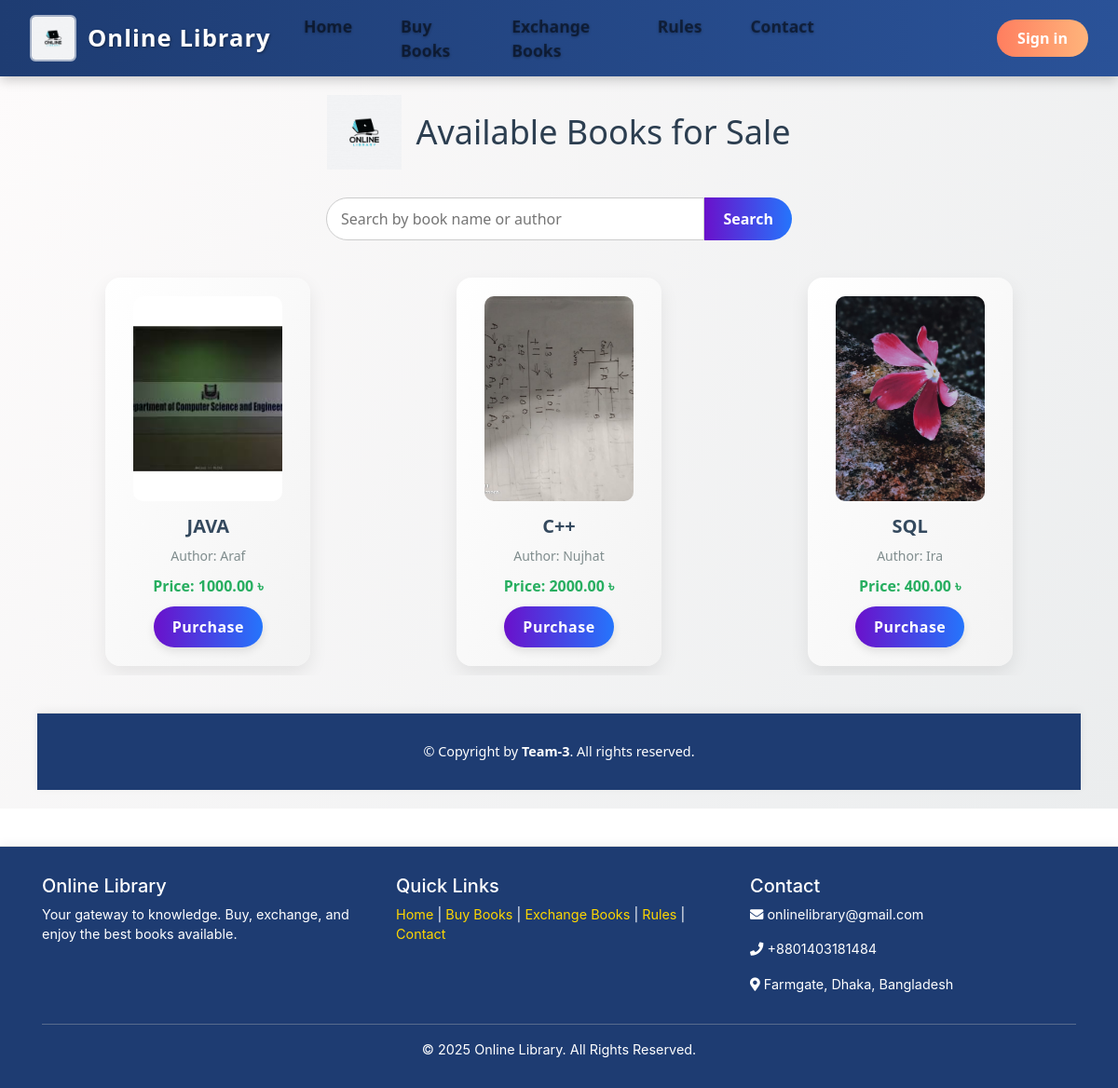
Page /sell/books/ on the earlier database version.
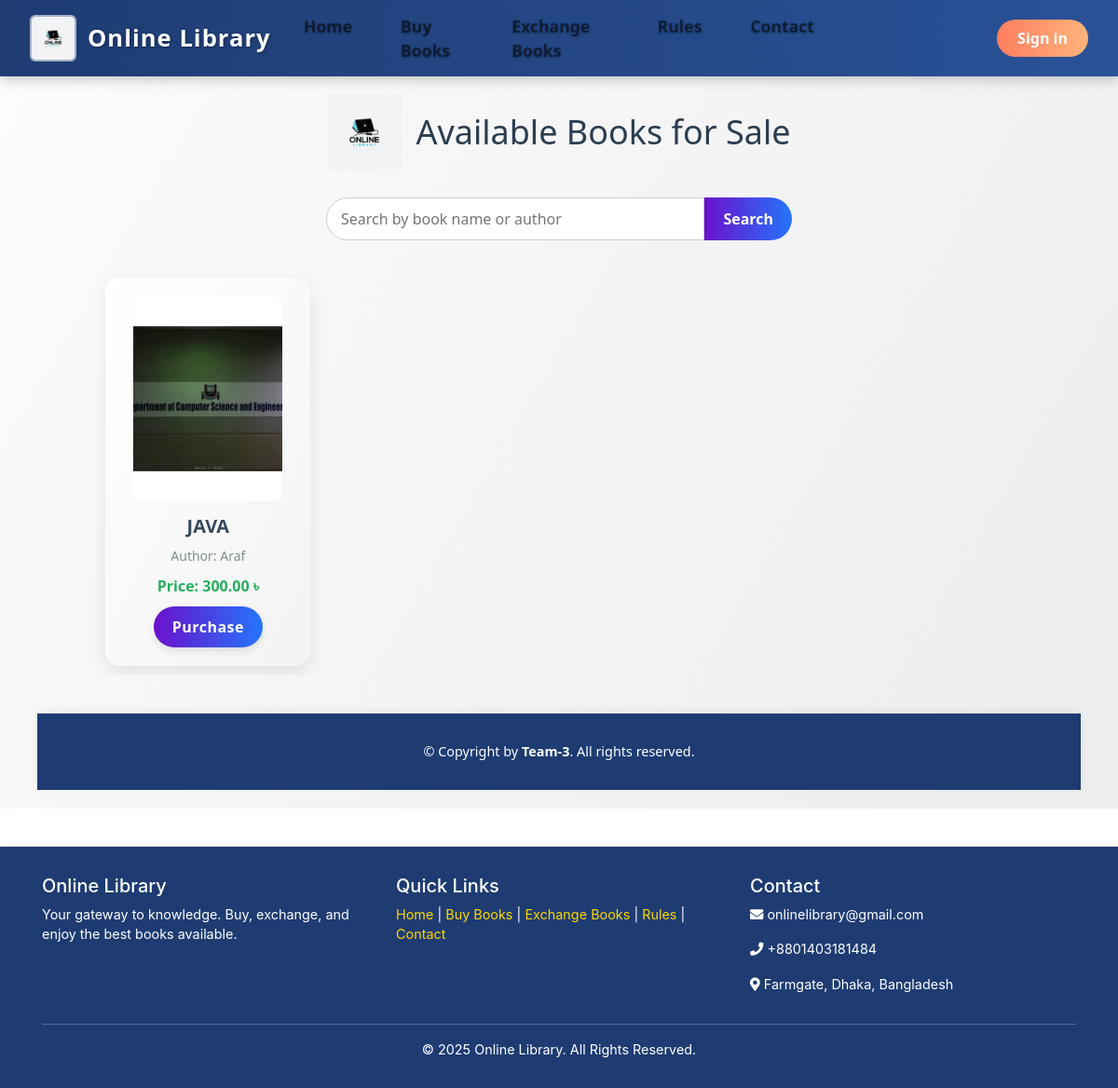
Same page on the later database version.
### sell_books/models.py (models this page shows, shortened)
class SellBook(models.Model):
    name = models.CharField(max_length=100, unique=True, blank=True, null=True)
    booktype = models.ForeignKey(BookType, on_delete=models.CASCADE)
    author = models.CharField(max_length=100, blank=True, null=True)
    price = models.DecimalField(max_digits=8, decimal_places=2)
    image = models.ImageField(upload_to='sell_book_images/', blank=True, null=True)

### sell_books/views.py (the view)
# urls.py: path('sell/books/', views.sell_book_list, name='sell-book-list'),
def sell_book_list(request):
    query = request.GET.get('q')
    if query:
        books = SellBook.objects.filter(name__icontains=query) | SellBook.objects.filter(author__icontains=query)
    else:
        books = SellBook.objects.all()
    return render(request, 'sellbooks/booklist.html', {'books': books})

### template/sellbooks/booklist.html (shortened to what this page needs)
{% extends "users/base.html" %}
{% block content %}
<div class="content-wrapper">
  <h1>
    <img src="{{ MEDIA_URL }}Image/Logo.jpg" alt="Logo">
    Available Books for Sale
  </h1>
  <form method="get" action="{% url 'sell-book-list' %}" class="search-box">
    <input type="text" name="q" placeholder="Search by book name or author" value="{{ request.GET.q }}">
    <button type="submit">Search</button>
  </form>
  <div class="book-wrapper">
    <div class="book-container">
      {% for book in books %}
      <div class="book-card">
        {% if book.image %}
          <img src="{{ book.image.url }}" alt="{{ book.name }}">
        {% endif %}
        <div class="book-title">{{ book.name }}</div>
        <div class="book-author">Author: {{ book.author }}</div>
        <div class="book-price">Price: {{ book.price }} ৳</div>
        <a href="{% url 'buy-book' book.id %}" class="buy-btn">Purchase</a>
      </div>
      {% endfor %}
    </div>
  </div>
  <footer>
    &copy; {{ now|date:"Y" }} Copyright by <strong>Team-3</strong>. All rights reserved.
  </footer>
</div>
{% endblock content %}

### users/templates/users/base.html (shortened to what this page needs)
<!doctype html>
<html lang="en">
<head>
  <link rel="stylesheet" href="https://maxcdn.bootstrapcdn.com/bootstrap/4.0.0/css/bootstrap.min.css">
  <link rel="stylesheet" href="https://use.fontawesome.com/releases/v5.8.2/css/all.css">
</head>
<body>
<nav class="navbar navbar-expand-md navbar-light">
  <div class="navbar-left">
    <img src="{{ MEDIA_URL }}Image/Logo.jpg" alt="Logo" class="logo">
    <span class="library-name">Online Library</span>
  </div>
  <div class="collapse navbar-collapse justify-content-center navbar-center" id="navbarCenter">
    <div class="navbar-nav">
      <a href="/" class="nav-item nav-link">Home</a>
      <a href="{% url 'sell-book-list' %}" class="nav-item nav-link">Buy Books</a>
      <a href="{% url 'exchangebook:exchange' %}" class="nav-item nav-link">Exchange Books</a>
      <a href="{% url 'rules' %}" class="nav-item nav-link">Rules</a>
      <a href="{% url 'contact' %}" class="nav-item nav-link">Contact</a>
    </div>
  </div>
  <div class="navbar-right navbar-nav ml-auto">
    {% if user.is_authenticated %}
      <a href="{% url 'users-profile' %}" class="btn btn-custom">Profile</a>
      <form method="POST" action="{% url 'logout' %}" style="display:inline;">
        {% csrf_token %}
        <button type="submit" class="btn btn-custom">Logout</button>
      </form>
    {% else %}
      <a href="{% url 'login' %}" class="btn btn-custom">Sign in</a>
    {% endif %}
  </div>
</nav>
{% block content %}{% endblock %}
<footer>
  <div class="container text-center text-md-left">
    <div class="row">
      <div class="col-md-4">
        <h5>Online Library</h5>
        <p>Your gateway to knowledge. Buy, exchange, and enjoy the best books available.</p>
      </div>
<div class="col-md-4 footer-links">
    <h5>Quick Links</h5>
    <a href="{% url 'users-home' %}">Home</a> |
    <a href="{% url 'sell-book-list' %}">Buy Books</a> |
    <a href="{% url 'exchangebook:exchange' %}">Exchange Books</a> |
    <a href="{% url 'rules' %}">Rules</a> |
    <a href="{% url 'contact' %}">Contact</a>
</div>
      <div class="col-md-4">
        <h5>Contact</h5>
        <p><i class="fas fa-envelope"></i> onlinelibrary@gmail.com</p>
        <p><i class="fas fa-phone"></i> +8801403181484</p>
        <p><i class="fas fa-map-marker-alt"></i> Farmgate, Dhaka, Bangladesh</p>
      </div>
    </div>
    <hr style="background-color: rgba(255,255,255,0.3);">
    <p class="text-center mb-0">&copy; 2025 Online Library. All Rights Reserved.</p>
  </div>
</footer>
</body>
</html>

### template/sellbooks/booklist.html (style rules this page uses)
.content-wrapper { font-family: 'Segoe UI', sans-serif; background: linear-gradient(120deg, #fdfbfb 0%, #ebedee 100%); min-height: calc(100vh - 70px); padding: 20px 40px; }
h1 { text-align: center; margin-bottom: 30px; font-size: 36px; color: #2c3e50; display: flex; justify-content: center; align-items: center; gap: 15px; }
h1 img { height: 80px; }
.search-box { max-width: 500px; margin: 0 auto 30px auto; display: flex; }
.search-box input[type="text"] { flex: 1; padding: 10px 15px; border-radius: 30px 0 0 30px; border: 1px solid #ccc; font-size: 16px; outline: none; }
.search-box button { padding: 10px 20px; border: none; border-radius: 0 30px 30px 0; background: linear-gradient(90deg, #6a11cb, #2575fc); color: #fff; font-weight: bold; cursor: pointer; transition: transform 0.2s, background 0.3s; }
.book-wrapper { max-height: calc(100vh - 200px); overflow-y: auto; }
.book-container { display: grid; grid-template-columns: repeat(4, 1fr); gap: 30px; padding: 10px; justify-items: center; }
.book-card { background: linear-gradient(to bottom right, #ffffff, #f3f3f3); border-radius: 16px; width: 220px; box-shadow: 0 8px 20px rgba(0, 0, 0, 0.08); text-align: center; padding: 20px; display: flex; flex-direction: column; align-items: center; transition: transform 0.3s ease, box-shadow 0.3s ease; }
.book-card img { width: 160px; height: 220px; object-fit: cover; border-radius: 10px; transition: transform 0.3s ease; }
.book-title { font-size: 20px; font-weight: bold; margin-top: 12px; color: #34495e; }
.book-author { color: #7f8c8d; font-size: 14px; margin: 6px 0 10px; }
.book-price { font-size: 16px; font-weight: bold; color: #27ae60; margin-bottom: 10px; }
.buy-btn { display: inline-block; background: linear-gradient(90deg, #6a11cb, #2575fc); color: white; padding: 10px 20px; text-decoration: none; border-radius: 30px; margin-top: auto; font-weight: bold; letter-spacing: 0.5px; box-shadow: 0 4px 10px rgba(0, 0, 0, 0.1); transition: transform 0.2s, background 0.3s; }
@media (max-width: 1200px) { .book-container { grid-template-columns: repeat(3, 1fr); } }
footer { margin-top: 40px; padding: 20px 0; text-align: center; background-color: #f0f0f0; color: #555; font-size: 14px; box-shadow: 0 -2px 10px rgba(0,0,0,0.05); border-top: 1px solid #ddd; }

### users/templates/users/base.html (style rules this page uses)
.navbar { background: linear-gradient(to right, #1e3c72, #2a5298); padding: 1rem 2rem; box-shadow: 0 4px 12px rgba(0,0,0,0.2); font-family: 'Segoe UI', sans-serif; }
.navbar-left { display: flex; align-items: center; }
.navbar-left .logo { height: 50px; margin-right: 12px; border-radius: 6px; border: 2px solid rgba(255,255,255,0.6); }
.navbar-left .library-name { font-weight: 800; font-size: 1.6rem; color: #fff; letter-spacing: 1px; text-shadow: 1px 1px 3px rgba(0,0,0,0.4); }
.navbar-center { position: absolute; left: 50%; transform: translateX(-50%); }
.navbar-center .nav-link { font-weight: 600; font-size: 1.1rem; color: #fff; margin: 0 18px; padding: 10px 20px; border-radius: 8px; transition: all 0.3s ease; text-shadow: 0 1px 3px rgba(0,0,0,0.3); }
.navbar-right .btn-custom { margin-left: 12px; font-weight: 600; font-size: 1rem; color: #fff; background: linear-gradient(to right, #ff7e5f, #feb47b); border: none; border-radius: 25px; padding: 8px 22px; transition: all 0.3s ease; }
footer { background-color: #1e3c72; color: #fff; padding: 30px 0; font-size: 0.9rem; }
footer a { color: #ffd700; transition: 0.3s; }
footer .footer-links { margin-bottom: 15px; }

Differences in the rows shown:
removed SellBook: image (picture), name "C++", author "Nujhat", price "2000.00"
removed SellBook: image (picture), name "SQL", author "Ira", price "400.00"
changed SellBook "JAVA": price "1000.00" → "300.00"
